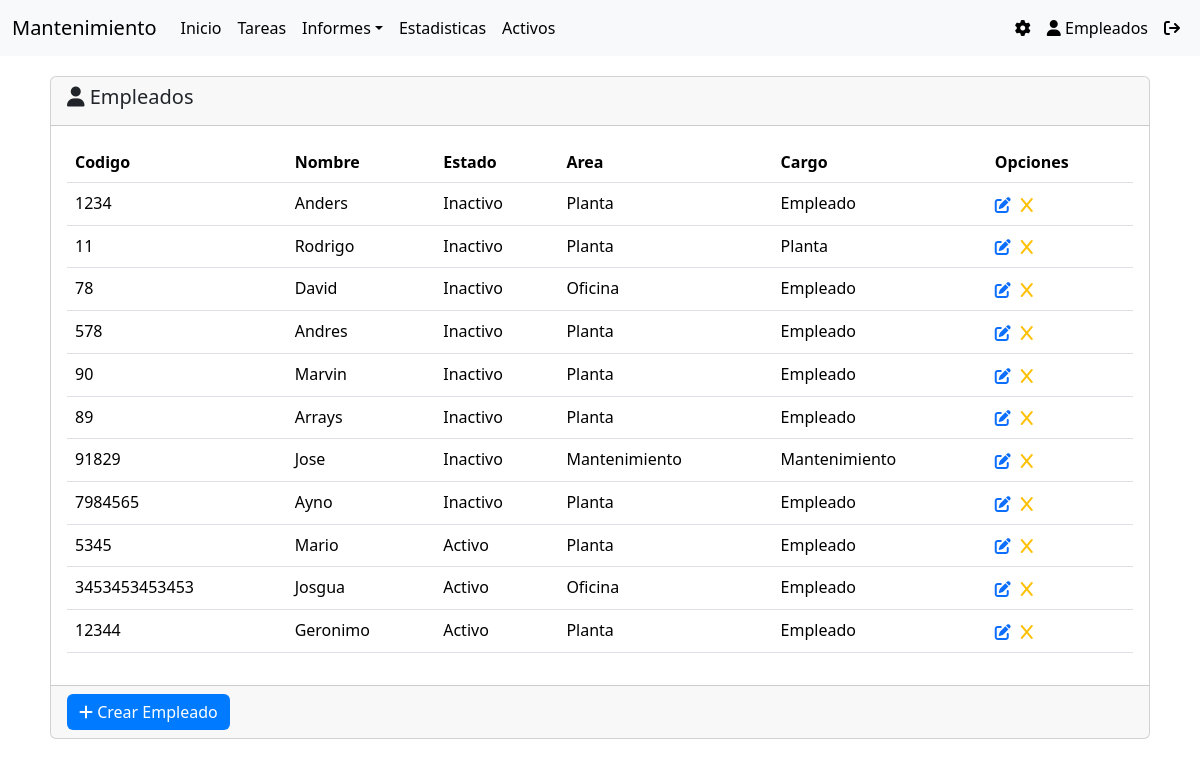
The page /usuarios/employed/ on the database as committed earlier.
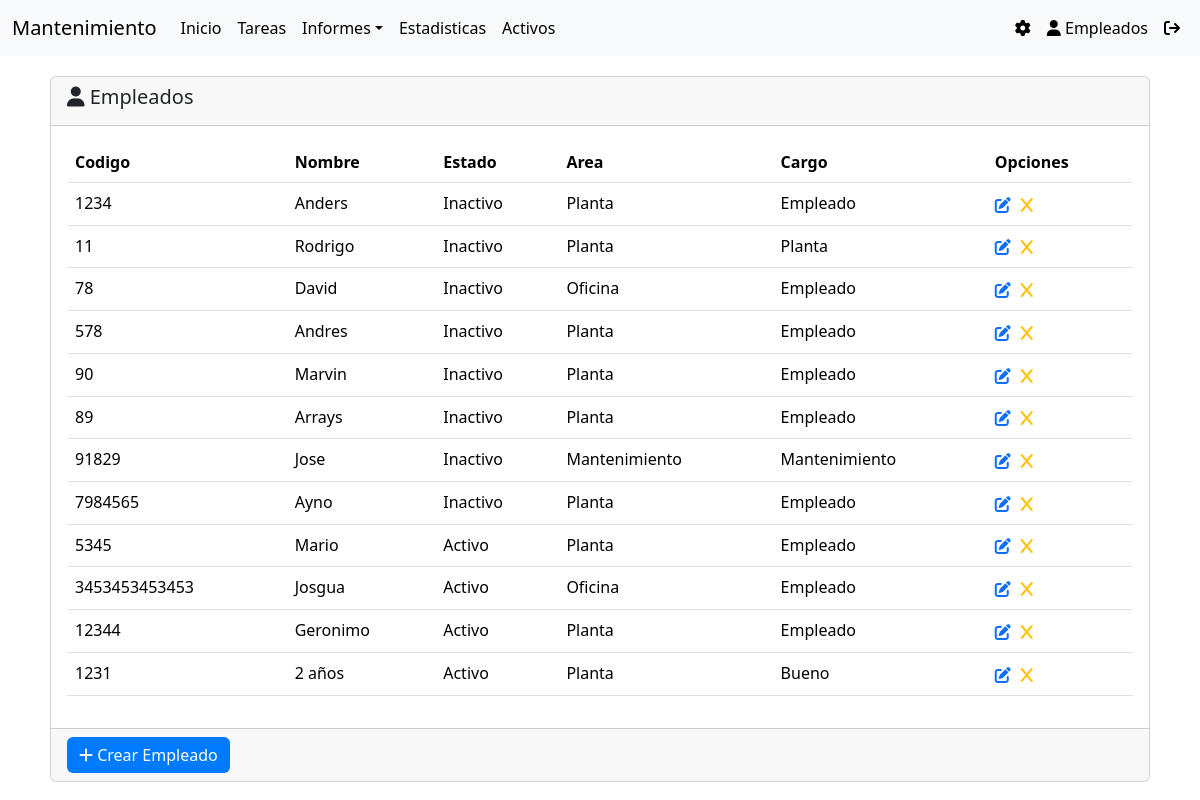
The same page on the database as committed later.
### usuarios/models.py (models this page shows)
class worker_plant(models.Model):
    code_worker = models.CharField(max_length=200, unique=True)
    name = models.CharField(max_length=200, null=False)
    last_name = models.CharField(max_length=200, null=False)
    area_worker = models.CharField(max_length=100, null=False)
    carge = models.CharField(max_length=100, null=False)
    stade = models.CharField(max_length=100)
    password = models.CharField(max_length=100)
    activo_worker = models.ForeignKey('activos.activos', on_delete=models.SET_NULL, null=True, related_name='activo_trabajador')

### usuarios/views.py (the view)
# urls.py: path('employed/', editEmployed.as_view(), name ='employed' ),
class editEmployed(View):
    templete_name = 'empleados/edit_employed.html'
    def get(self, request):
        return render(request, self.templete_name, {
            'categorias' : worker_plant.objects.all()
        })

### activos/context_processors.py (called while the page is built)
def activos_list(request):
    activo = activos.objects.all()
    return {
        'activos' : activo
    }

### usuarios/context_processors.py (called while the page is built)
def empleados_disponibles(request):
    empleados = worker_plant.objects.all()
    return {
        'empleado': empleados
    }

### usuarios/templates/empleados/edit_employed.html (shortened to what this page needs)
{% extends 'home.html' %}
{% load static %}
{% block content %}
<div class="container" style="padding: 20px;">
    <div class="card">
        <div class="card-header">
            <h5 class="card-title">
            <i class="fa-solid fa-user"></i>
            Empleados
            </h5>
        </div>
        <div class="card-body">
            <table class="table" id="table_employed">
                <thead>
                  <tr>
                    <th scope="col">Codigo</th>
                    <th scope="col">Nombre</th>
                    <th scope="col">Estado</th>
                    <th scope="col">Area</th>
                    <th scope="col">Cargo</th>
                    <th scope="col">Opciones</th>
                  </tr>
                </thead>
                <tbody>
                    {% for c in categorias %}
                    <tr>
                        <td>{{c.code_worker}}</td>
                        <td>{{c.name}}</td>
                        <td>{{c.stade}}</td>
                        <td>{{c.area_worker}}</td>
                        <td>{{c.carge}}</td>
                        <td>
                            <div class="btn-group" role="group" aria-label="Basic mixed styles example">
                                <div style="padding-right: 10px;">
                                     <a href="{% url 'usuarios:edit_employed' c.id %}" style="border: 2px;"><i class="fa-solid fa-pen-to-square"></i></a>
                                </div>
                                <div>
                                    <a href="{% url 'usuarios:change_status' c.id %}" class="text-warning"><i class="fa-solid fa-x"></i></a>
                                </div>
                            </div>
                        </td>
                    </tr>
                    {% endfor %}
                </tbody>
              </table>
        </div>
        <form action="{% url 'usuarios:createemployed' %}">
            <div class="card-footer">
                <button type="submit" class="btn btn-primary"><i class="fa-solid fa-plus"></i> Crear Empleado</button>
            </div>
        </form>
    </div>
</div>
{% endblock %}

Rows that differ between the two databases and show on the page:
added worker_plant: code_worker "1231", name "2 años", stade "Activo", area_worker "Planta", carge "Bueno"
